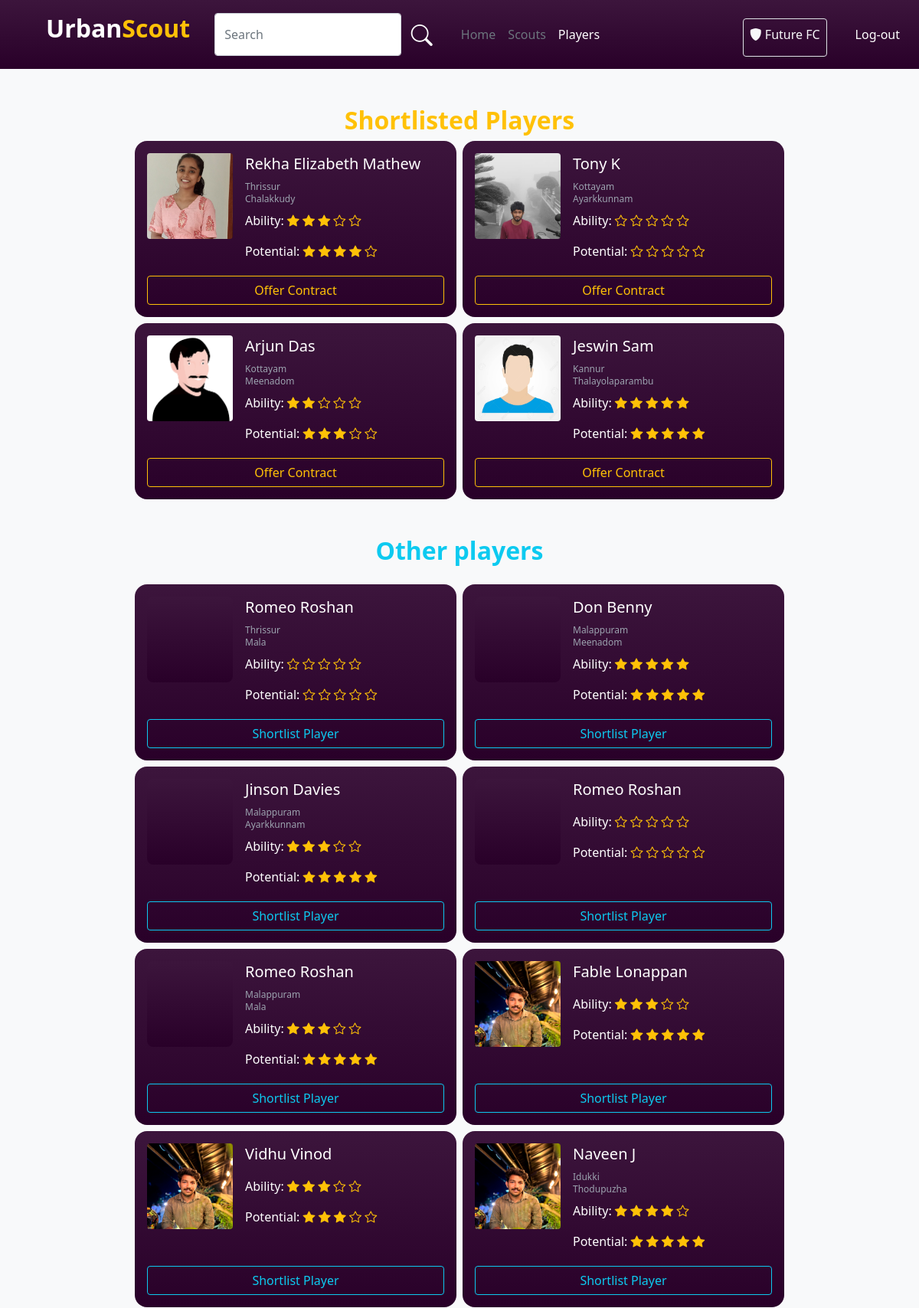
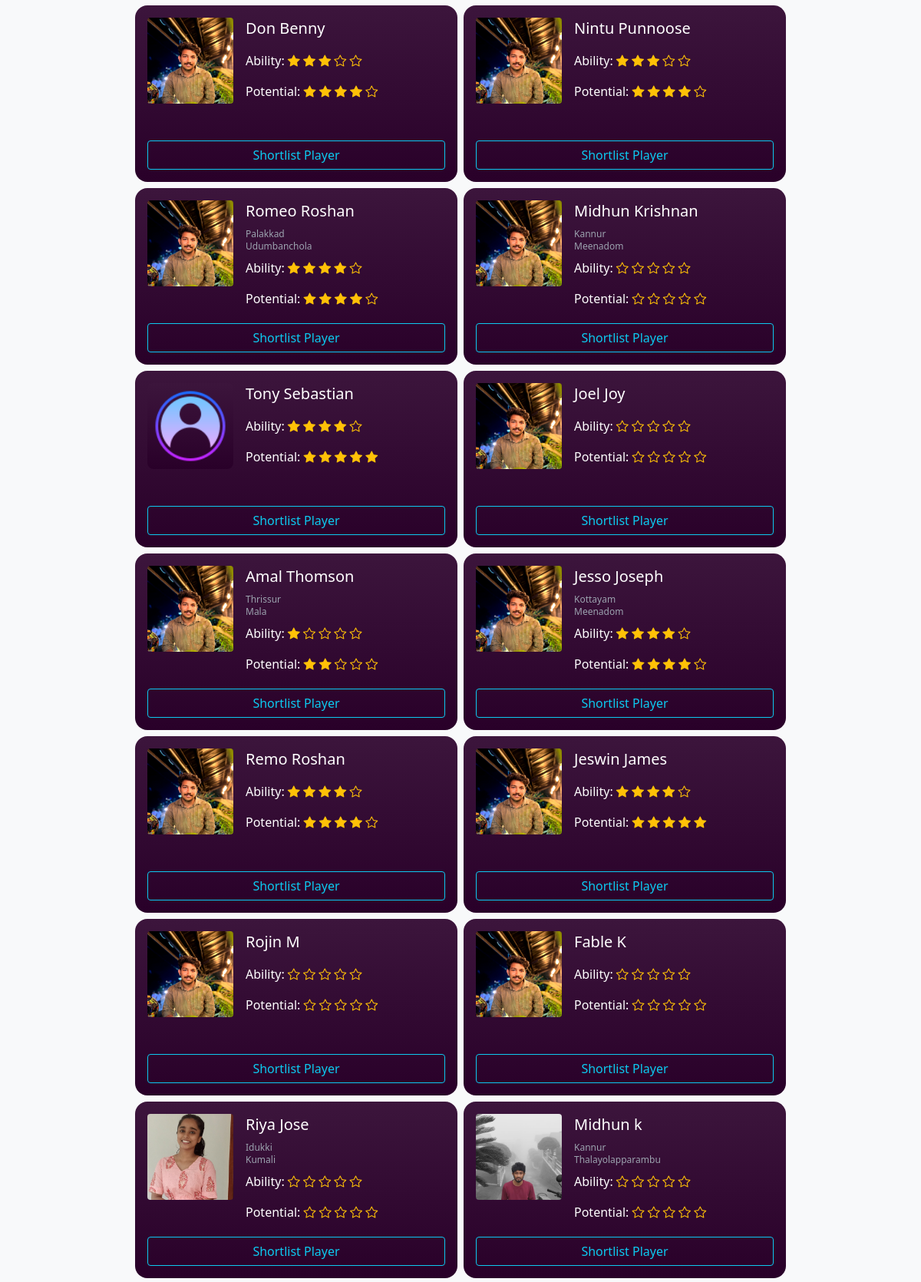
The page /ClubPlayer (signed in, upper part) on the database its author committed (2 pictures, top to bottom).
### account/models.py (models this page shows)
class User(AbstractUser):
    username=models.CharField(max_length=32, blank=True, null=True)
    USERNAME_FIELD = 'email'
    email = models.EmailField(unique=True)
    img=models.ImageField(upload_to='pics',default='https://img.freepik.com/free-icon/man_318-677829.jpg',null=True)
    is_player=models.BooleanField('is_player',default=False)
    is_club=models.BooleanField('is_club',default=False)
    is_scout=models.BooleanField('is_scout',default=False)
    player_dob = models.DateField(("Date of Birth"), default=date.today, validators=[validate_dob])
    player_pos = models.CharField(("Position"),default='',max_length=30,choices=Pos_Choice)
    district = models.CharField(("District"),default='',max_length=20,choices=District_Choice)
    locality = models.CharField(("Locality"),default='',max_length=50,blank=True)
    player_foot = models.CharField(("Prefered Foot"),default='',max_length=10,choices=Foot_Choice)
    player_ability = models.IntegerField(("Ability"),default=0,choices=Ability_Choice)
    club_reputation = models.IntegerField(("Club Reputation"),default=0,choices=Ability_Choice)
    player_potential = models.IntegerField(("Potential"),default=0,choices=Ability_Choice)
    desc=models.CharField(("Description"),max_length=100, default='')
    club_name=models.CharField((("Club Name")),default='',max_length=30)
    scouted_by=models.CharField(max_length=30,default='')
    subscribed=models.BooleanField(default=False)
    phone = models.CharField(("Phone Number"), null=True, max_length=10, validators=[phone_number_validator])
    score=models.FloatField(default=0.0)
    REQUIRED_FIELDS = []

### account/views.py (the view)
# urls.py: path('ClubPlayer',views.clubPlayer,name="ClubPlayer"),
@login_required(login_url='http://127.0.0.1:8000/login/')
def clubPlayer(request):
    user = request.user
    interested_players = InterestedClubs.objects.filter(club_id=user.id).values_list('player_id', flat=True)
    shortlisted_Players=ShortlistedPlayers.objects.filter(club_id=user.id).values_list('player_id',flat=True)
    all_players = User.objects.filter(is_player=True).values()
    all_cont=Contract.objects.filter(club_id=user.id).values_list('player_id',flat=True)
    cont_is_accepted=Contract.objects.filter(club_id=user.id,contractAccepted=True).values_list('player_id', flat=True)
    cont_accepted=[]
    cont_is_active=Contract.objects.filter(club_id=user.id, player_negotiating=True,contractAccepted=False).values_list('player_id', flat=True)
    cont_is_not_active=Contract.objects.filter(club_id=user.id, player_negotiating=False,contractAccepted=False).values_list('player_id', flat=True)
    print(cont_is_active)
    contract_players=[]
    non_contract_players=[]
    interested_players_list = []
    not_interested_players_list = []
    ability_range = range(0, 5)
    shortlisted_Players_list=[]
    for player in all_players:
        player_id = player['id']
        player_data = {
            'id': player['id'],
            'first_name': player['first_name'],
            'last_name':player['last_name'],
            'img':player['img'],
            'district':player['district'],
            'locality':player['locality'],
            'scouted_by':player['scouted_by'],
            'player_ability':player['player_ability'],
            'player_potential':player['player_potential'],
        }
        if player_id in interested_players and player_id not in all_cont:
            interested_players_list.append(player_data)
        elif player_id in shortlisted_Players and player_id not in all_cont:
            shortlisted_Players_list.append(player_data)
        else:
            if player_id not in all_cont:
                not_interested_players_list.append(player_data)
        if player_id in cont_is_active:
            contract_players.append(player_data)
        elif player_id in cont_is_not_active:
            non_contract_players.append(player_data)
        if player_id in cont_is_accepted:
            cont_accepted.append(player_data)
    return render(request, 'club-player.html', {
        'shortlisted_players':shortlisted_Players_list,
        'interested_players': interested_players_list,
        'not_interested_players': not_interested_players_list,
        'abilityRange':ability_range,
        'contractedPlayers':contract_players,
        'nonContractedPlayers':non_contract_players,
        'contractAccepted':cont_accepted,
    })

### template/club-player.html (shortened to what this page needs)
{% load static %}
<!DOCTYPE html>
<html lang="en">
<head>
    <link rel="stylesheet" href="{% static 'style.css' %}">
    <link href="https://cdn.jsdelivr.net/npm/bootstrap@5.0.2/dist/css/bootstrap.min.css" rel="stylesheet"
>
    <link rel="stylesheet" href="https://cdn.jsdelivr.net/npm/bootstrap-icons@1.10.5/font/bootstrap-icons.css">
</head>
<body class="bg-light">
    <nav class="navbar player-navbar navbar-expand-lg">
        <div class="container-fluid">
            <a class="ms-5 navbar-brand d-flex fs-2 fw-bold" href="#"><p class="text-white">Urban</p><p class="text-warning">Scout</p></a>
            <div class="collapse navbar-collapse" id="navbarNav">
                <div class="ms-3 d-flex w-75">
                    <input type="text" class="form-control" id="search_bar" placeholder="Search">
                    <button class="btn shadow-none"><i class="bi bi-search fs-3 text-white"></i></button>
                </div>
                <div class="ms-3">
                    <ul class="navbar-nav me-auto mb-2 mb-lg-0">
                        <li class="nav-item">
                            <a class="nav-link  text-secondary" aria-current="page" href="{% url 'index' %}">Home</a>
                        </li>
                        <li class="nav-item">
                            <a class="nav-link text-secondary" aria-current="page" href="{% url 'ClubScout' %}">Scouts</a>
                        </li>
                        <li class="nav-item">
                            <a class="nav-link text-white" aria-current="page" href="{% url 'ClubPlayer' %}">Players</a>
                        </li>
                    </ul>
                </div>
                <div class="d-flex w-100 justify-content-start justify-content-sm-end">
                    <div class="border rounded p-2 pb-0 mt-2 ms-3">
                        <p class="text-light "><i class="bi bi-shield-fill"></i> {{user.club_name}}</p>
                    </div>
                    <a class="d-flex flex-column justify-content-center text-decoration-none" href="{% url 'logout' %}"><button class="btn text-white ms-4">Log-out</button></a>
                </div>
            </div>
        </div>
    </nav>
    <div class="d-flex flex-column align-items-center justify-content-center">
        {% if shortlisted_players|length > 0 %}
        <h2 class="mt-5 fw-bold text-warning">Shortlisted Players</h2>
        {% endif %}
        <div class="d-flex flex-wrap gap-2 justify-content-center">
            {% for i in shortlisted_players %}
        <div class="card1">
            <div class="infos">
                <div class="image"><img class="w-100 rounded" src="{{i.img}}" alt=""></div>
                <div class="info">
                    <div>
                        <a class="text-decoration-none" href="{% url 'player-home' i.id %}">
                            <p class="name">
                                {{i.first_name}} {{i.last_name}}
                            </p>
                        </a>
                        <p class="function">
                            {{i.district}}
                        </p>
                        <p class="function">
                            {{i.locality}}
                        </p>
                        <p class="text-white">Ability:{% with ability=i.player_ability %} {% for j in abilityRange %}
                            {% if j < ability %}
                            <i class="bi bi-star-fill text-warning"></i>
                            {% else %}
                            <i class="bi bi-star text-warning"></i>
                            {% endif %}
                            {% endfor %}
                            {% endwith %}
                        </p>
                        <p class="text-white">Potential:{% with potential=i.player_potential %} {% for j in abilityRange %}
                            {% if j < potential %}
                            <i class="bi bi-star-fill text-warning"></i>
                            {% else %}
                            <i class="bi bi-star text-warning"></i>
                            {% endif %}
                            {% endfor %}
                            {% endwith %}
                        </p>
                    </div>
                </div>
            </div>
                    <a class="btn btn-outline-warning w-100" href="{% url 'Contract' i.id %}">Offer Contract</a>
        </div>
        {% endfor %}
        </div>
        {% if not_interested_players|length > 0 %}
        <h2 class="mt-5 fw-bold text-info">Other players</h2>
        {% endif %}
        <div class="d-flex mt-3 justify-content-center flex-wrap gap-2">
            {% for i in not_interested_players %}
        <div class="card1">
            <div class="infos">
                <div class="image"><img class="w-100 rounded" src="{{i.img}}" alt=""></div>
                <div class="info">
                    <div>
                        <a class="text-decoration-none" href="{% url 'player-home' i.id %}">
                            <p class="name">
                                {{i.first_name}} {{i.last_name}}
                            </p>
                        </a>
                        <p class="function">
                            {{i.district}}
                        </p>
                        <p class="function">
                            {{i.locality}}
                        </p>
                        <p class="text-white">Ability:{% with ability=i.player_ability %} {% for j in abilityRange %}
                            {% if j < ability %}
                            <i class="bi bi-star-fill text-warning"></i>
                            {% else %}
                            <i class="bi bi-star text-warning"></i>
                            {% endif %}
                            {% endfor %}
                            {% endwith %}
                        </p>
                        <p class="text-white">Potential:{% with potential=i.player_potential %} {% for j in abilityRange %}
                            {% if j < potential %}
                            <i class="bi bi-star-fill text-warning"></i>
                            {% else %}
                            <i class="bi bi-star text-warning"></i>
                            {% endif %}
                            {% endfor %}
                            {% endwith %}
                        </p>
                    </div>
                </div>
            </div>
            <a class="btn btn-outline-info w-100" href="{% url 'ShortlistPlayer' i.id %}">Shortlist Player</a>
        </div>
        {% endfor %}
        </div>
    </div>
    <div class="alan-btn"></div></body>
</body>
</html>

### static/style.css (style rules this page uses)
.player-navbar { background: linear-gradient(rgb(60, 21, 60), rgb(41, 0, 41)); }

### template/club-player.html (style rules this page uses)
.card1 { width: 420px; border-radius: 1rem; background: linear-gradient(rgb(60, 21, 60), rgb(41, 0, 41)); padding: 1rem; }
.infos { display: flex; flex-direction: row; align-items: flex-start; grid-gap: 1rem; gap: 1rem; }
.image { height: 7rem; width: 7rem; border-radius: 0.5rem; background-color: rgb(118, 36, 194); background: linear-gradient(rgb(60, 21, 60), rgb(41, 0, 41)); }
.info { height: 10rem; flex: 1; display: flex; flex-direction: column; justify-content: space-between; }
.name { font-size: 1.25rem; line-height: 1.75rem; font-weight: 500; color: rgba(255, 255, 255, 1); }
.function { font-size: 0.75rem; line-height: 0rem; color: rgba(156, 163, 175, 1); }

### rows shown on the page
User: club_name "Future FC"
User: img (picture), first_name "Rekha Elizabeth", last_name "Mathew", district "Thrissur", locality "Chalakkudy"
User: img (picture), first_name "Tony", district "Kottayam", locality "Ayarkkunnam"
User: img (picture), first_name "Arjun", last_name "Das", district "Kottayam", locality "Meenadom"
User: img (picture), first_name "Jeswin", last_name "Sam", district "Kannur", locality "Thalayolaparambu"
User: first_name "Romeo", last_name "Roshan", district "Thrissur", locality "Mala"
User: first_name "Don", last_name "Benny", district "Malappuram", locality "Meenadom"
User: first_name "Jinson", last_name "Davies", district "Malappuram", locality "Ayarkkunnam"
User: first_name "Romeo", last_name "Roshan"
User: first_name "Romeo", last_name "Roshan", district "Malappuram", locality "Mala"
User: img (picture), first_name "Fable", last_name "Lonappan"
User: img (picture), first_name "Vidhu", last_name "Vinod"
User: img (picture), first_name "Naveen", district "Idukki", locality "Thodupuzha"
User: img (picture), first_name "Don", last_name "Benny"
User: img (picture), first_name "Nintu", last_name "Punnoose"
User: img (picture), first_name "Romeo", last_name "Roshan", district "Palakkad", locality "Udumbanchola"
User: img (picture), first_name "Midhun", last_name "Krishnan", district "Kannur", locality "Meenadom"
User: img (placeholder picture), first_name "Tony", last_name "Sebastian"
User: img (picture), first_name "Joel", last_name "Joy"
User: img (picture), first_name "Amal", last_name "Thomson", district "Thrissur", locality "Mala"
User: img (picture), first_name "Jesso", last_name "Joseph", district "Kottayam", locality "Meenadom"
User: img (picture), first_name "Remo", last_name "Roshan"
User: img (picture), first_name "Jeswin", last_name "James"
User: img (picture), first_name "Rojin"
User: img (picture), first_name "Fable"
User: img (picture), first_name "Riya", last_name "Jose", district "Idukki", locality "Kumali"
User: img (picture), first_name "Midhun", district "Kannur", locality "Thalayolapparambu"

### other values the page prints
{{ i.last_name }} "K"
{{ i.last_name }} "J" "M" "K" "k"
